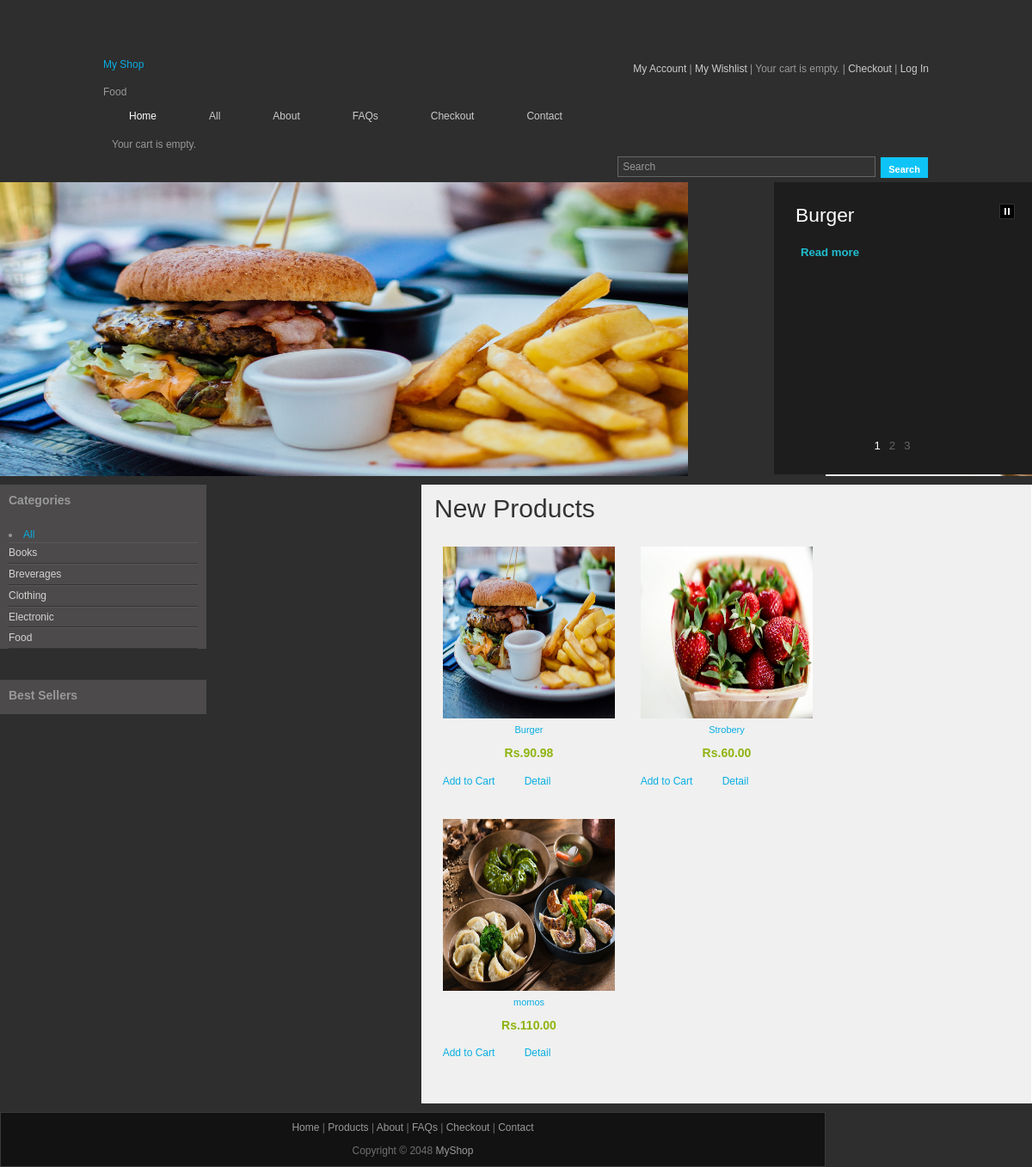
Screenshot of /food/ with the database file from the repository.
### shop/models.py (models this page shows, shortened)
class Category(models.Model):
    name=models.CharField(max_length=200,db_index=True)
    slug=models.SlugField(max_length=200,unique=True)
    class Meta:
        ordering=('name',)
        verbose_name='category'
        verbose_name_plural='categories'
    def get_absolute_url(self):
        return reverse('shop:product_list_by_category',args=[self.slug])

class Product(models.Model):
    category=models.ForeignKey(Category,related_name='products',on_delete=models.CASCADE)
    name=models.CharField(max_length=200,db_index=True)
    slug=models.SlugField(max_length=200,db_index=True)
    image=models.ImageField(upload_to='products/%y/%m/%d',blank=True)
    description=models.TextField(blank=True)
    price=models.DecimalField(max_digits=10,decimal_places=2)
    available=models.BooleanField(default=True)
    created=models.DateTimeField(auto_now_add=True)
    updated=models.DateTimeField(auto_now=True)
    class Meta:
        ordering=('name',)
        index_together=(('id','slug'),)
    def get_absolute_url(self):
        return reverse('shop:product_detail',args=[self.id,self.slug])

### shop/views.py (the view)
# urls.py: path('',views.product_list,name='product_list'),
def product_list(request,category_slug=None):
    category = None
    categories = Category.objects.all()
    products = Product.objects.filter(available=True)
    if category_slug:
        category = get_object_or_404(Category, slug = category_slug )
        products = products.filter(category = category)
    return render(request,'shop/product/list.html',{'category' : category , 'categories': categories, 'products':products})

### cart/cart.py (called while the page is built)
    def __len__(self):
        return sum(item['quantity'] for item in self.cart.values())

### cart/context_processors.py (called while the page is built)
def cart(request):
    return {'cart': Cart(request)}

### shop/templates/shop/product/list.html (shortened to what this page needs)
{% extends "shop/base.html" %}
{% load static %}
{% block content %}
    <div id="templatemo_middle" class="carousel">
	<div class="panel">
				<div class="details_wrapper">
					<div class="details">
					{% for product in products %}
						<div class="detail">
							<h2><a href="{{ product.get_absolute_url }}">{{ product.name }}</a></h2>
							<a href="{{ product.get_absolute_url }}" title="Read more" class="more">Read more</a>
						</div>
					{% endfor %}
					</div>
				</div>
				<div class="paging">
					<div id="numbers"></div>
					<a href="javascript:void(0);" class="previous" title="Previous" >Previous</a>
					<a href="javascript:void(0);" class="next" title="Next">Next</a>
				</div>
				<a href="javascript:void(0);" class="pause" title="Turn off autoplay">Pause</a>
			</div>
			<div class="backgrounds">
				{% for product in products %}
				<div class="item item_1">
					<img src="{{ product.image.url }}" alt="Slider 01" width=800 height=400/><br>
				</div>
				{% endfor %}
			</div>
	</div>
<div id="templatemo_main">
   		<div id="sidebar" class="float_l">
        	<div class="sidebar_box"><span class="bottom"></span>
            	<h3>Categories</h3>
                <div class="content">
	<li {% if not category %}class="selected"{% endif %}><a href="{% url "shop:product_list" %}">All</a>
                	<ul class="sidebar_list">
		{% for c in categories %}
                        <li {% if category.slug == c.slug %}class="selected"{% endif %}>
                         <a href="{{ c.get_absolute_url }}">{{ c.name }}</a>
                          </li>
	{% endfor %}
                    </ul>
</li>
                </div>
            </div>
<div class="sidebar_box"><span class="bottom"></span>
            	<h3>Best Sellers </h3>
            </div>
        </div>
           <div id="content" class="float_r">
        	<h1>New Products</h1>
{% for product in products %}
            <div class="product_box">
            	<a href="{{ product.get_absolute_url }}">
<img src="{{ product.image.url }}"   width=200 height=200/>
                <h3><a href="{{ product.get_absolute_url }}">{{ product.name }}</a></h3>
                <p class="product_price">Rs.{{ product.price }} </p>
                <a href="{{ product.get_absolute_url }}" class="detail">Add to Cart</a>
                <a href="{{ product.get_absolute_url }}" class="detail">Detail</a>
            </div>
{% endfor %}
 </div>
    </div>
{% endblock %}

### shop/templates/shop/base.html (shortened to what this page needs)
﻿{% load static %}
<!DOCTYPE html PUBLIC "-//W3C//DTD XHTML 1.0 Transitional//EN" "http://www.w3.org/TR/xhtml1/DTD/xhtml1-transitional.dtd">
<html xmlns="http://www.w3.org/1999/xhtml">
<head>
<link href="{% static 'css/templatemo_style.css' %}" rel="stylesheet" type="text/css" />
<link rel="stylesheet" type="text/css" href="{% static 'css/ddsmoothmenu.css' %}" />
<link rel="stylesheet" type="text/css" media="all" href="{% static "css/jquery.dualSlider.0.2.css" %}" />
</head>
<body>
<div id="templatemo_wrapper">
	<div id="templatemo_header">
    	<div id="site_title">
        	<h1style="color:fff;" ><a href="{{ product.category.get_absolute_url }}" >My Shop</a></h1>
        </div>
        <div id="header_right">
	        <a href="#">My Account</a> | <a href="#">My Wishlist</a> | {% with total_items=cart|length %}
{% if cart|length > 0 %}
Your cart:
<a href="{% url "cart:cart_detail" %}">
 item{{ total_items|pluralize }}
</a>
{% else %}
Your cart is empty.
{% endif %}
{% endwith %} | <a href="#">Checkout</a> | <a href="#">Log In</a>
		</div>
    </div>
    {% if category %}{{ category.name }}{% else %}My-Shop{% endif %}
    <div id="templatemo_menu">
    	<div id="top_nav" class="ddsmoothmenu">
            <ul>
                <li><a href="{{ product.category.get_absolute_url }}" class="selected">Home</a></li>
                <li {% if not category %}class="selected"{% endif %}><a href="{% url "shop:product_list" %}">All</a>
                </li>
                <li><a href="about/">About</a>
                </li>
                <li><a href="faqs/">FAQs</a></li>
                <li><a href="check/">Checkout</a></li>
                <li><a href="contact/">Contact</a></li>
            </ul>
            <br style="clear: left" />
        </div>
        <div id="menu_second_bar">
        	{% with total_items=cart|length %}
{% if cart|length > 0 %}
Your cart:
<a href="{% url "cart:cart_detail" %}">
{{ total_items }} item{{ total_items|pluralize }}
</a>
{% else %}
Your cart is empty.
{% endif %}
{% endwith %}
            </div>
        	<div id="templatemo_search">
                <form action="#" method="get">
                  <input type="text" value="Search" name="keyword" id="keyword" title="keyword" onfocus="clearText(this)" onblur="clearText(this)" class="txt_field" />
                  <input type="submit" name="Search" value=" Search " alt="Search" id="searchbutton" title="Search" class="sub_btn"  />
                </form>
            </div>
    	</div>
    </div>
{% block content %}
{% endblock %}
    <div id="templatemo_footer">
    	<p>
			<a href="{{ product.category.get_absolute_url }}">Home</a> | <a href="products.html">Products</a> | <a href="about.html">About</a> | <a href="faqs.html">FAQs</a> | <a href="checkout.html">Checkout</a> | <a href="contact.html">Contact</a>
		</p>
    	Copyright © 2048 <a href="#">MyShop</a>
    </div>
</body>
</html>

### static/css/templatemo_style.css (style rules this page uses)
a, a:link, a:visited { color: #08aee3; font-weight: normal; text-decoration: none; }
p { margin: 0 0 10px 0; padding: 0; }
img { border: none; }
h1, h2, h3, h4, h5, h6 { color: #333; font-weight: normal; }
h1 { font-size: 30px; margin: 0 0 30px; padding: 5px 0; }
h2 { font-size: 26px; margin: 0 0 25px; padding: 5px 0; }
h3 { font-size: 20px; margin: 0 0 20px; padding: 0; }
.float_l { float: left }
.float_r { float: right }
#templatemo_wrapper { width: 960px; margin: 0 auto; padding: 0 10px 10px; }
#templatemo_header { width: 100%; padding: 50px 0 10px; }
#templatemo_main { width: 100%; margin-bottom: 10px; }
#content { width: 680px; background: #f0f0f0; border: 1px solid #fff; padding: 14px; }
#sidebar { width: 240px }
#templatemo_footer { width: 920px; text-align: center; padding: 9px 19px; background: #121212; border: 1px solid #3a3a3a }
#site_title { float: left; }
#header_right { float: right; margin-top: 5px; }
#header_right a { color: #ccc; }
#menu_second_bar { padding: 5px 10px; }
#templatemo_search { float: right; }
#templatemo_search form { margin: 0; padding: 0; }
#templatemo_search .txt_field { float: left; display: block; margin-right: 5px; height: 24px; line-height: 24px; width: 300px; color: #999; font-size: 12px; padding: 0 5px; font-variant: normal; border: 1px solid #666; background: #333; }
#templatemo_search .sub_btn { float: right; display: block; color: #fff; height: 26px; font-size: 11px; font-weight: 700; line-height: 26px; cursor: pointer; border: 1px solid #333; background: #0ec4f7; }
.sidebar_box { position: relative; background: #4c4a4a; margin-bottom: 36px; }
#sidebar .sidebar_box .content { padding: 10px 10px 0; }
#sidebar .sidebar_list { margin: 0; padding: 0; list-style: none; }
#sidebar .sidebar_list li { display: block; margin: 0; padding: 3px 0; border-top: 1px solid #595858; border-bottom: 1px solid #343434; }
#sidebar .sidebar_list li a { color: #d6d3d3; }
.product_box { float: left; width: 220px; text-align: center; margin: 0 10px 30px 0; }
.product_box img { margin-bottom: 5px; }
.product_box h3 { font-size: 11px; color: #000; font-weight: 700; margin-bottom: 10px; }
.product_box .product_price { color: #8fb410; font-size: 14px; font-weight: 700 }
#templatemo_footer { color: #707070; }
#templatemo_footer a { color: #999; }

### static/css/ddsmoothmenu.css (style rules this page uses)
.ddsmoothmenu ul { z-index:100; margin: 0; padding: 0; list-style-type: none; }
.ddsmoothmenu ul li { position: relative; display: inline; float: left; }

### rows the page displays
Category: name "Food"
Product: name "Burger", image (picture), price "90.98"
Category: name "Books"
Category: name "Breverages"
Category: name "Clothing"
Category: name "Electronic"
Product: image (picture), name "Strobery", price "60.00"
Product: image (picture), name "momos", price "110.00"
